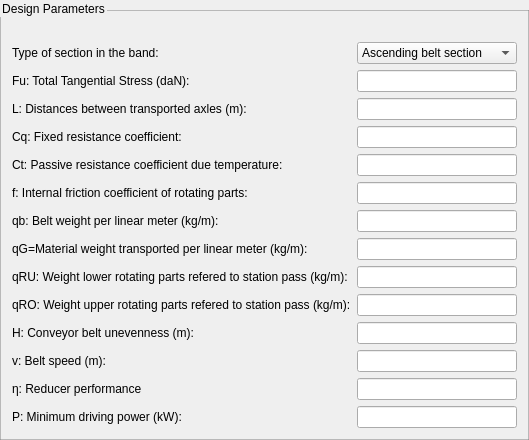
                                  <widget class="QGroupBox" name="groupBox_13">
                                   <property name="styleSheet">
                                    <string notr="true">QGroupBox {
    border: 1px solid rgba(128, 128, 128, 0.5); /* Ajusta la opacidad según tus necesidades */
    margin-top: 10px; /* Ajusta el margen superior según tus necesidades */
    padding-top: 20px; /* Ajusta el espaciado superior según tus necesidades */
	
	font: 600 12pt &quot;Bookman Old Style&quot;;
}

QLineEdit:focus{
    border: 1px solid rgb(189, 147, 249);
}
QLineEdit:focus{
    border: 1px solid rgb(189, 147, 249);
}</string>
                                   </property>
                                   <property name="title">
                                    <string>Design Parameters</string>
                                   </property>
                                   <layout class="QFormLayout" name="formLayout_3">
                                    <item row="0" column="0">
                                     <widget class="QLabel" name="label_140">
                                      <property name="text">
                                       <string>Type of section in the band: </string>
                                      </property>
                                     </widget>
                                    </item>
                                    <item row="0" column="1">
                                     <widget class="QComboBox" name="comboBox_tb_bp2">
                                      <item>
                                       <property name="text">
                                        <string>Ascending belt section</string>
                                       </property>
                                      </item>
                                      <item>
                                       <property name="text">
                                        <string>Descending belt section</string>
                                       </property>
                                      </item>
                                     </widget>
                                    </item>
                                    <item row="1" column="0">
                                     <widget class="QLabel" name="label_128">
                                      <property name="text">
                                       <string>Fu: Total Tangential Stress (daN): </string>
                                      </property>
                                     </widget>
                                    </item>
                                    <item row="1" column="1">
                                     <widget class="QLineEdit" name="lineEdit_fu_bp2"/>
                                    </item>
                                    <item row="2" column="0">
                                     <widget class="QLabel" name="label_129">
                                      <property name="text">
                                       <string>L: Distances between transported axles (m): </string>
                                      </property>
                                     </widget>
                                    </item>
                                    <item row="2" column="1">
                                     <widget class="QLineEdit" name="lineEdit_l_bp2"/>
                                    </item>
                                    <item row="3" column="0">
                                     <widget class="QLabel" name="label_131">
                                      <property name="text">
                                       <string>Cq: Fixed resistance coefficient: </string>
                                      </property>
                                     </widget>
                                    </item>
                                    <item row="3" column="1">
                                     <widget class="QLineEdit" name="lineEdit_cq_bp2"/>
                                    </item>
                                    <item row="4" column="0">
                                     <widget class="QLabel" name="label_132">
                                      <property name="text">
                                       <string>Ct: Passive resistance coefficient due temperature: </string>
                                      </property>
                                     </widget>
                                    </item>
                                    <item row="4" column="1">
                                     <widget class="QLineEdit" name="lineEdit_ct_bp2"/>
                                    </item>
                                    <item row="5" column="0">
                                     <widget class="QLabel" name="label_133">
                                      <property name="text">
                                       <string>f: Internal friction coefficient of rotating parts:</string>
                                      </property>
                                     </widget>
                                    </item>
                                    <item row="5" column="1">
                                     <widget class="QLineEdit" name="lineEdit_f_bp2"/>
                                    </item>
                                    <item row="6" column="0">
                                     <widget class="QLabel" name="label_134">
                                      <property name="text">
                                       <string>qb: Belt weight per linear meter (kg/m):</string>
                                      </property>
                                     </widget>
                                    </item>
                                    <item row="6" column="1">
                                     <widget class="QLineEdit" name="lineEdit_qb_bp2"/>
                                    </item>
                                    <item row="7" column="0">
                                     <widget class="QLabel" name="label_135">
                                      <property name="text">
                                       <string>qG=Material weight transported per linear meter (kg/m):</string>
                                      </property>
                                     </widget>
                                    </item>
                                    <item row="7" column="1">
                                     <widget class="QLineEdit" name="lineEdit_qg_bp2"/>
                                    </item>
                                    <item row="8" column="0">
                                     <widget class="QLabel" name="label_136">
                                      <property name="text">
                                       <string>qRU: Weight lower rotating parts refered to station pass (kg/m):</string>
                                      </property>
                                     </widget>
                                    </item>
                                    <item row="8" column="1">
                                     <widget class="QLineEdit" name="lineEdit_qru_bp2"/>
                                    </item>
                                    <item row="9" column="0">
                                     <widget class="QLabel" name="label_137">
                                      <property name="text">
                                       <string>qRO: Weight upper rotating parts refered to station pass (kg/m):</string>
                                      </property>
                                     </widget>
                                    </item>
                                    <item row="9" column="1">
                                     <widget class="QLineEdit" name="lineEdit_qro_bp2"/>
                                    </item>
                                    <item row="10" column="0">
                                     <widget class="QLabel" name="label_138">
                                      <property name="text">
                                       <string>H: Conveyor belt unevenness (m):</string>
                                      </property>
                                     </widget>
                                    </item>
                                    <item row="10" column="1">
                                     <widget class="QLineEdit" name="lineEdit_h_bp2"/>
                                    </item>
                                    <item row="11" column="0">
                                     <widget class="QLabel" name="label_141">
                                      <property name="text">
                                       <string>v: Belt speed (m): </string>
                                      </property>
                                     </widget>
                                    </item>
                                    <item row="11" column="1">
                                     <widget class="QLineEdit" name="lineEdit_v_bp2"/>
                                    </item>
                                    <item row="12" column="0">
                                     <widget class="QLabel" name="label_142">
                                      <property name="text">
                                       <string>η: Reducer performance</string>
                                      </property>
                                     </widget>
                                    </item>
                                    <item row="12" column="1">
                                     <widget class="QLineEdit" name="lineEdit_n_bp2"/>
                                    </item>
                                    <item row="13" column="0">
                                     <widget class="QLabel" name="label_139">
                                      <property name="text">
                                       <string>P: Minimum driving power (kW): </string>
                                      </property>
                                     </widget>
                                    </item>
                                    <item row="13" column="1">
                                     <widget class="QLineEdit" name="lineEdit_p_bp2"/>
                                    </item>
                                   </layout>
                                  </widget>
